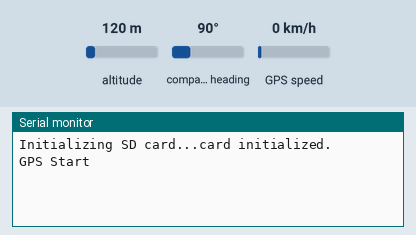
The sketch below on a simulated Arduino Uno, built for the host (arithmetic inside an expression is 32-bit, double 64-bit). On the bench: the last lines printed to the serial monitor. The inputs (shaded band) are chosen by the test bench; at power-on: altitude 120 m, GPS speed 0 km/h, compass heading 90°. Storage starts empty; the GPS gets a fix after 3 s at 37.7749, -122.4194 with 8 satellites.

Above: at 1.2 s.
1.3 s: altitude set to 20 m
At 3.9 s:
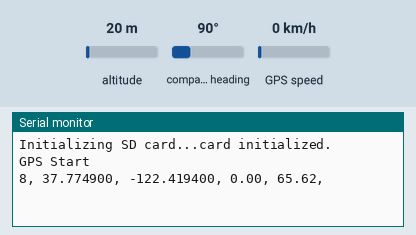
5.4 s: GPS speed set to 2 km/h
At 6.7 s:
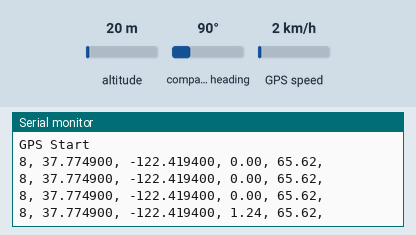
6.9 s: altitude set to 250 m
At 7.5 s:
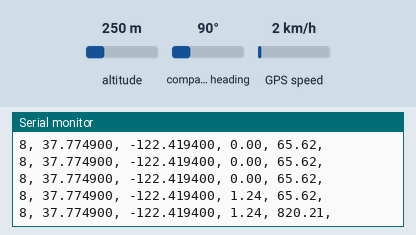

The sketch:

gps_data_feed_to__sd_card.ino
```cpp
#include "TinyGPS++.h"
#include "SoftwareSerial.h"
#include <SPI.h>
#include <SD.h>

const int chipSelect = 10;

SoftwareSerial serial_connection(3, 4); //RX=pin 3, TX=pin 4
TinyGPSPlus gps;//This is the GPS object that will pretty much do all the grunt work with the NMEA data

void setup()
{
  Serial.begin(9600);//This opens up communications to the Serial monitor in the Arduino IDE

  Serial.print("Initializing SD card...");
  if (!SD.begin(chipSelect)) // see if the card is present and can be initialized:
  {
    Serial.println("Card failed, or not present");
    return;// don't do anything more
  }
  Serial.println("card initialized.");

  File dataFile = SD.open("data.txt", FILE_WRITE);
  if (dataFile) // if the file is available, write to it
  {
    dataFile.println("Satellite Count,Latitude,Longitude,Speed MPH,Altitude Feet");
    dataFile.close();
  }
  else // if the file isn't open, pop up an error:
  {
    Serial.println("error opening datalog.txt");
    return;// don't do anything more
  }
  serial_connection.begin(9600);//This opens up communications to the GPS
  Serial.println("GPS Start");//Just show to the monitor that the sketch has started
}

void loop()
{

  while(serial_connection.available())//While there are characters to come from the GPS
  {
    gps.encode(serial_connection.read());//This feeds the serial NMEA data into the library one char at a time
  }

  if(gps.location.isUpdated())
  {
    double altitude = gps.altitude.feet();
    File dataFile = SD.open("data.txt", FILE_WRITE);

    // WRITING TO FILE ON SD CARD
    if (dataFile)
    {
      dataFile.print(gps.satellites.value());
      dataFile.print(", ");
      dataFile.print(gps.location.lat(), 6);
      dataFile.print(", ");
      dataFile.print(gps.location.lng(), 6);
      dataFile.print(", ");
      dataFile.print(gps.speed.mph());
      dataFile.print(", ");
      dataFile.print(gps.altitude.feet());
      dataFile.println(",");
      dataFile.close();
    }
    else
    {
      Serial.println("error opening datalog.txt");
    }

    //PRINTING TO SERIAL
    Serial.print(gps.satellites.value());
    Serial.print(", ");
    Serial.print(gps.location.lat(), 6);
    Serial.print(", ");
    Serial.print(gps.location.lng(), 6);
    Serial.print(", ");
    Serial.print(gps.speed.mph());
    Serial.print(", ");
    Serial.print(gps.altitude.feet());
    Serial.println(",");

    //Serial.print("Altitude: ");
    //Serial.println(altitude);
  }
}
```

Measured:
- after the input at 1.3 s, the serial monitor: prints a new line after 1.8 s (image 1)
- after the input at 5.4 s, the serial monitor: prints a new line after 0.66 s (image 2)
- after the input at 6.9 s, the serial monitor: prints a new line after 0.16 s (image 3)
